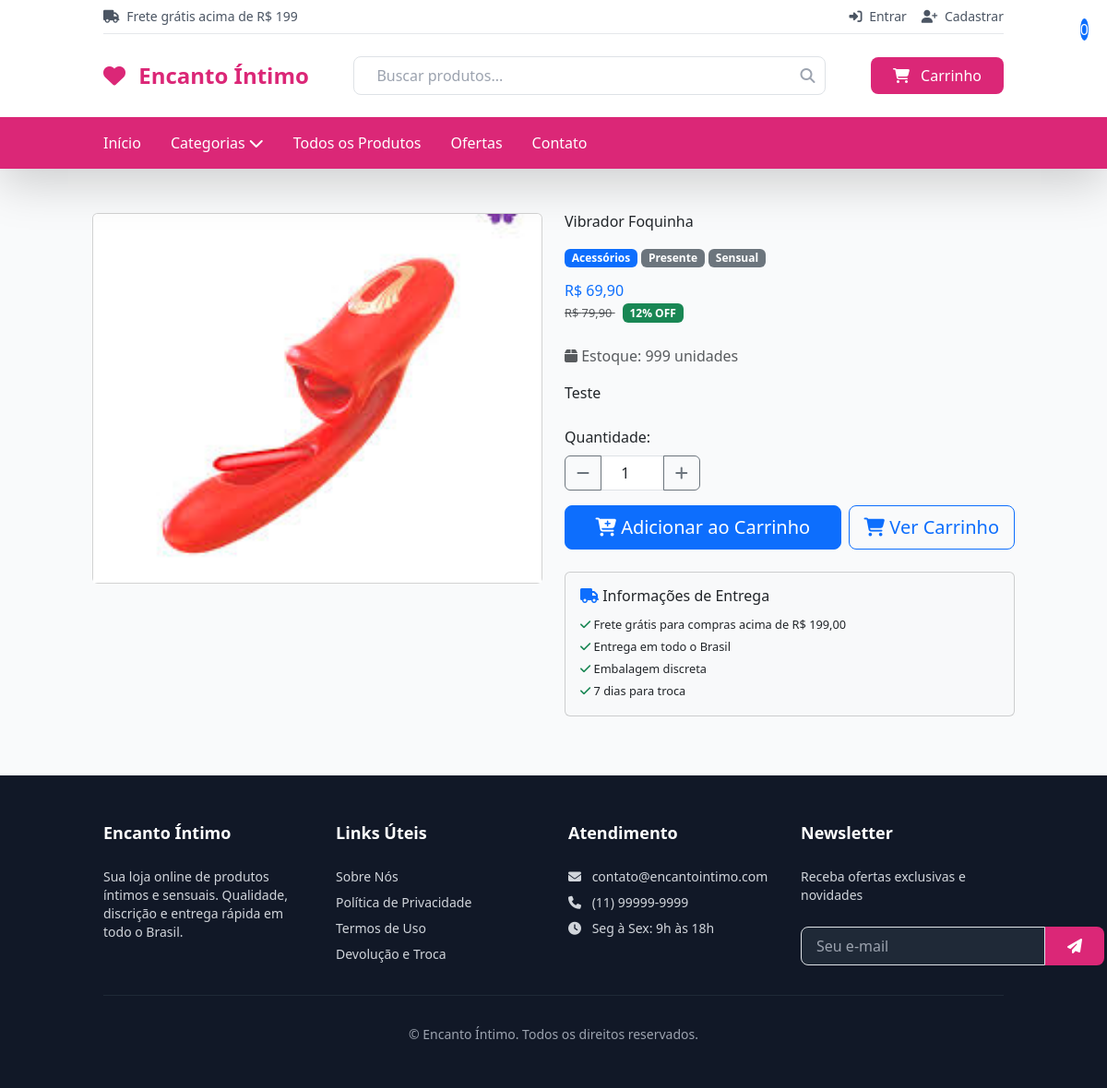
Page /produtos/vibrador-foquinha/ on the committed database.
### produtos/models.py (models this page shows, shortened)
class Produto(models.Model):
    TAMANHOS_CHOICES = [
        ('PP', 'PP'),
        ('P', 'P'),
        ('M', 'M'),
        ('G', 'G'),
        ('GG', 'GG'),
        ('XG', 'XG'),
        ('XXG', 'XXG'),
        ('UNICO', 'Tamanho Único'),
    ]
    nome = models.CharField(max_length=200, verbose_name="Nome")
    slug = models.SlugField(max_length=200, unique=True, blank=True)
    descricao = models.TextField(verbose_name="Descrição")
    descricao_curta = models.CharField(max_length=300, blank=True, verbose_name="Descrição Curta")
    preco = models.DecimalField(max_digits=10, decimal_places=2, verbose_name="Preço")
    preco_promocional = models.DecimalField(max_digits=10, decimal_places=2, blank=True, null=True, verbose_name="Preço Promocional")
    categoria = models.ForeignKey(Categoria, on_delete=models.CASCADE, related_name='produtos', verbose_name="Categoria")
    fornecedor = models.ForeignKey(Fornecedor, on_delete=models.CASCADE, related_name='produtos', verbose_name="Fornecedor")
    tags = models.ManyToManyField(Tag, blank=True, verbose_name="Tags")
    tamanhos_disponiveis = models.JSONField(default=list, verbose_name="Tamanhos Disponíveis")
    cores_disponiveis = models.JSONField(default=list, verbose_name="Cores Disponíveis")
    material = models.CharField(max_length=200, blank=True, verbose_name="Material")
    peso = models.DecimalField(max_digits=5, decimal_places=2, blank=True, null=True, verbose_name="Peso (kg)")
    estoque_virtual = models.PositiveIntegerField(default=999, verbose_name="Estoque Virtual")
    vendas_simuladas = models.PositiveIntegerField(default=0, verbose_name="Vendas Simuladas")
    meta_title = models.CharField(max_length=60, blank=True, verbose_name="Meta Title")
    meta_description = models.CharField(max_length=160, blank=True, verbose_name="Meta Description")
    ativo = models.BooleanField(default=True, verbose_name="Ativo")
    destaque = models.BooleanField(default=False, verbose_name="Produto em Destaque")
    data_cadastro = models.DateTimeField(auto_now_add=True, verbose_name="Data de Cadastro")
    data_atualizacao = models.DateTimeField(auto_now=True, verbose_name="Última Atualização")
    class Meta:
        verbose_name = "Produto"
        verbose_name_plural = "Produtos"
        ordering = ['-data_cadastro']
    @property
    def tem_promocao(self):
        return bool(self.preco_promocional and self.preco_promocional < self.preco)
    @property
    def percentual_desconto(self):
        if self.tem_promocao:
            return int(((self.preco - self.preco_promocional) / self.preco) * 100)
        return 0
    @property
    def imagem_principal(self):
        primeira_imagem = self.imagens.first()
        return primeira_imagem.imagem if primeira_imagem else None
    def estoque_disponivel(self):
        return max(0, self.estoque_virtual - self.vendas_simuladas)

class ImagemProduto(models.Model):
    produto = models.ForeignKey(Produto, on_delete=models.CASCADE, related_name='imagens', verbose_name="Produto")
    imagem = models.ImageField(upload_to='produtos/', verbose_name="Imagem")
    alt_text = models.CharField(max_length=200, blank=True, verbose_name="Texto Alternativo")
    ordem = models.PositiveIntegerField(default=0, verbose_name="Ordem")
    class Meta:
        verbose_name = "Imagem do Produto"
        verbose_name_plural = "Imagens dos Produtos"
        ordering = ['ordem']

class Categoria(models.Model):
    nome = models.CharField(max_length=100, unique=True, verbose_name="Nome")
    slug = models.SlugField(max_length=100, unique=True, blank=True)
    descricao = models.TextField(blank=True, verbose_name="Descrição")
    imagem = models.ImageField(upload_to='categorias/', blank=True, verbose_name="Imagem")
    ativo = models.BooleanField(default=True, verbose_name="Ativo")
    ordem = models.PositiveIntegerField(default=0, verbose_name="Ordem de Exibição")
    class Meta:
        verbose_name = "Categoria"
        verbose_name_plural = "Categorias"
        ordering = ['ordem', 'nome']

class Tag(models.Model):
    nome = models.CharField(max_length=50, unique=True, verbose_name="Nome")
    slug = models.SlugField(max_length=50, unique=True, blank=True)
    cor = models.CharField(max_length=7, default='#000000', verbose_name="Cor (Hex)")
    class Meta:
        verbose_name = "Tag"
        verbose_name_plural = "Tags"
        ordering = ['nome']

### produtos/views.py (the view)
# urls.py: path('<slug:slug>/', views.ProdutoDetailView.as_view(), name='produto_detail'),
class ProdutoDetailView(DetailView):
    model = Produto
    template_name = 'produtos/detalhe.html'
    context_object_name = 'produto'
    slug_field = 'slug'
    slug_url_kwarg = 'slug'
    def get_queryset(self):
        return Produto.objects.filter(ativo=True).select_related('categoria', 'fornecedor').prefetch_related('imagens', 'tags')

### carrinho/context_processors.py (called while the page is built, shortened)
def carrinho(request):
    carrinho_obj = None
    total_itens = 0
    subtotal = 0
    if request.user.is_authenticated:
        try:
            carrinho_obj = Carrinho.objects.get(usuario=request.user)
            total_itens = carrinho_obj.total_itens
            subtotal = carrinho_obj.subtotal
        except Carrinho.DoesNotExist:
            pass
    else:
        session_key = request.session.session_key
    return {
        'carrinho': carrinho_obj,
        'carrinho_total_itens': total_itens,
        'carrinho_subtotal': subtotal,
    }

### templates/produtos/detalhe.html (shortened to what this page needs)
{% extends 'base.html' %}
{% block extra_css %}
<link href="https://cdn.jsdelivr.net/npm/bootstrap@5.3.2/dist/css/bootstrap.min.css" rel="stylesheet">
{% endblock %}
{% block content %}
<div class="container my-5">
    <div class="row">
        <div class="col-md-6">
            <div class="card">
                {% if produto.imagem_principal %}
                    <img src="{{ produto.imagem_principal.url }}"
                         class="card-img-top"
                         alt="{{ produto.nome }}"
                         style="height: 400px; object-fit: cover;">
                {% else %}
                    <div class="card-img-top bg-light d-flex align-items-center justify-content-center"
                         style="height: 400px;">
                        <i class="fas fa-heart fa-5x text-muted"></i>
                    </div>
                {% endif %}
            </div>
        </div>
        <div class="col-md-6">
            <h1 class="mb-3">{{ produto.nome }}</h1>
            <div class="mb-3">
                <span class="badge bg-primary">{{ produto.categoria.nome }}</span>
                {% for tag in produto.tags.all %}
                    <span class="badge bg-secondary">{{ tag.nome }}</span>
                {% endfor %}
            </div>
            <div class="mb-4">
                {% if produto.tem_promocao %}
                    <h3 class="text-primary mb-0">
                        R$ {{ produto.preco_promocional|floatformat:2 }}
                    </h3>
                    <small class="text-muted text-decoration-line-through">
                        R$ {{ produto.preco|floatformat:2 }}
                    </small>
                    <span class="badge bg-success ms-2">
                        {{ produto.percentual_desconto }}% OFF
                    </span>
                {% else %}
                    <h3 class="text-primary">R$ {{ produto.preco|floatformat:2 }}</h3>
                {% endif %}
            </div>
            <div class="mb-3">
                <p class="text-muted">
                    <i class="fas fa-box"></i>
                    Estoque: {{ produto.estoque_disponivel }} unidades
                </p>
            </div>
            <div class="mb-4">
                <p>{{ produto.descricao|linebreaks }}</p>
            </div>
            <form id="add-to-cart-form" class="mb-4">
                <div class="row mb-3">
                    <div class="col-md-4">
                        <label for="quantidade" class="form-label">Quantidade:</label>
                        <div class="input-group">
                            <button class="btn btn-outline-secondary" type="button" onclick="changeQuantity(-1)">
                                <i class="fas fa-minus"></i>
                            </button>
                            <input type="number"
                                   class="form-control text-center"
                                   id="quantidade"
                                   name="quantidade"
                                   value="1"
                                   min="1"
                                   max="{{ produto.estoque_disponivel }}">
                            <button class="btn btn-outline-secondary" type="button" onclick="changeQuantity(1)">
                                <i class="fas fa-plus"></i>
                            </button>
                        </div>
                    </div>
                </div>
                <div class="d-grid gap-2 d-md-flex">
                    <button type="button"
                            class="btn btn-primary btn-lg flex-fill"
                            onclick="adicionarAoCarrinho({{ produto.id }}, document.getElementById('quantidade').value)"
                            {% if produto.estoque_disponivel == 0 %}disabled{% endif %}>
                        <i class="fas fa-cart-plus"></i>
                        {% if produto.estoque_disponivel == 0 %}
                            Produto Esgotado
                        {% else %}
                            Adicionar ao Carrinho
                        {% endif %}
                    </button>
                    <a href="{% url 'carrinho:carrinho' %}" class="btn btn-outline-primary btn-lg">
                        <i class="fas fa-shopping-cart"></i> Ver Carrinho
                    </a>
                </div>
            </form>
            <div class="card bg-light">
                <div class="card-body">
                    <h6 class="card-title">
                        <i class="fas fa-truck text-primary"></i> Informações de Entrega
                    </h6>
                    <ul class="list-unstyled mb-0">
                        <li><small><i class="fas fa-check text-success"></i> Frete grátis para compras acima de R$ 199,00</small></li>
                        <li><small><i class="fas fa-check text-success"></i> Entrega em todo o Brasil</small></li>
                        <li><small><i class="fas fa-check text-success"></i> Embalagem discreta</small></li>
                        <li><small><i class="fas fa-check text-success"></i> 7 dias para troca</small></li>
                    </ul>
                </div>
            </div>
        </div>
    </div>
</div>
{% endblock %}

### templates/base.html (style rules this page uses)
body { font-family: 'Poppins', sans-serif; }

### rows in the picture
Produto: imagem_principal (picture), nome "Vibrador Foquinha", categoria.nome "Acessórios", preco_promocional "69,90", preco "79,90", percentual_desconto "12", estoque_disponivel "999", descricao "Teste"
Tag: nome "Presente"
Tag: nome "Sensual"
